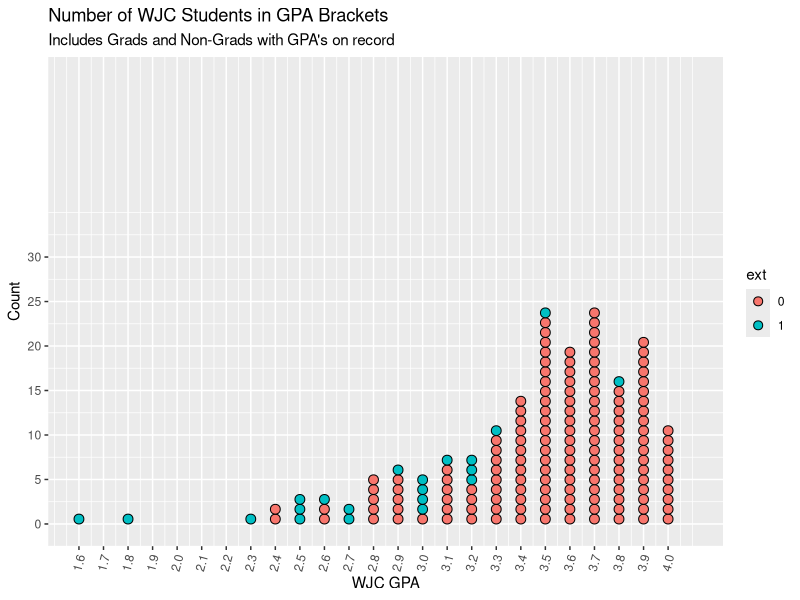

Source code (R):
#' ---
#' title: "GE4 PRobit "
#' author: "TomHollinberger"
#' date: "11/22/2020"
#' output: 
#'  html_document: 
#'    keep_md: yes
#'    toc: TRUE
#'    toc_depth: 6
#'    #'    code_folding:  hide
#'    results: 'hide'
#'    message: FALSE
#'    warning: FALSE
#' ---  
#' ---  
#' THIS RSCRIPT USES ROXYGEN CHARACTERS.  
#' YOU CAN PRESS ctrl+shift+K AND GO STRAIGHT TO A HTML.  
#' SKIPS THE HANDWORK OF CREATING A RMD, AFTER THE ORIGINAL WORK IS NONE IN A RSCRIPT.
#' sample filepath E:/000 DTS 350 Data Visualization/DTS350-hollinbergert/DTS350TemplateMaster/DTS400/

# PROBIT PRACTICE

library(tidyverse)
library(dplyr)


library(tidyverse)
library(dplyr)
library(readxl)
library(ggplot2)
#library(ggpmisc) #for annotate with npc   #doesn't load without crashing
setwd("E:/000 DTS 350 Data Visualization/DTS350-hollinbergert/DTS350TemplateMaster/DTS400/")
#download.file("E:/000 DTS 350 Data Visualization/DTS350-hollinbergert/DTS350TemplateMaster/DTS400/WORKFILE3",
#             "workfiletmp.xlsx", mode = "wb")
#This excel file contains a number of tables on different sheets of the workbook. We can see a listing of the sheets using the excel_sheets function.
excel_sheets("WORKFILE3.xlsx")
#'Now we will load our data using the read_excel function. We will load the data from the Purchase Date April 2019 sheet.
GEwofb <- read_excel("WORKFILE3.xlsx", sheet = "GandE without filled blanks")
GEwofb
prbt <- GEwofb               # was in GE read_csv("PROBIT DATA incl no grades.csv")
prbt    #looks good, all columns came over, BUT almost all are dbl except for chars: hs,sex,initprgm,src,race,nm1
str(prbt)    #BUT almost all are dbl except for chars: hs,sex,initprgm,src,race,nm1
prbt$ext    #shows up as 0';'s an 1's, which is good

#Pink and Blue Stacked Dots
#PLOT a HISTOGRAM OF GRADES, with grouping by Exit or Not  (use onlythose students with grades (i.e., not Did-Not-Attends))
prbtwgrds <- filter(prbt, wgpa > 0.1)  
summary(prbtwgrds$wgpa)   #cut out all without a grade (could be no shows)  range is now 1.64 to 4.0
(prbtwgrds$ext) 
prbtwgrds$ext <- as.factor(prbtwgrds$ext)
ggplot(data = prbtwgrds) +
  geom_dotplot(mapping = aes(x = wgpa, group = ext, fill = ext), method = "histodot", binwidth = .1, dotsize = .4, stackgroups = TRUE) +   #boundary = 0 sets the bins' edges at 1000's aot the centers at 1000's,
  labs(
    x = "WJC GPA",
    y = "Count",
    title = "Number of WJC Students in GPA Brackets",
    subtitle = "Includes Grads and Non-Grads with GPA's on record") +
  coord_cartesian(xlim = c(1.60,4.1), ylim = c(0,50)) +
  scale_x_continuous(breaks = seq(from = 1.60, to = 4.0, by = .1)) +
  scale_y_continuous(breaks = seq(from = 0, to = 30, by = 5)) +
  theme(axis.text.x = element_text(angle = 75, vjust = .5, hjust = .5))


# from https://stats.idre.ucla.edu/r/dae/probit-regression/

## convert rac, hst, alum, and seg to factor (categorical variable)
prbtwgrds$rac <- as.factor(prbtwgrds$rac)
prbtwgrds$hst <- as.factor(prbtwgrds$hst)
prbtwgrds$alum <- as.factor(prbtwgrds$alum)
prbtwgrds$seg <- as.factor(prbtwgrds$seg)

str(prbtwgrds)   #confirm that they have become factors

#Run the Regression ALL-IN-MODEL
myprobit <- glm(ext ~ race1 + race2 + race3 + race4 + race5 + race6 + race7 + hst1 + hst2 + hst3 + hst4 + alum0 + alum1 + alum2 + alum3 + seg1 + seg2 + seg3 + seg4 + seg5 + seg6 + rnk + siz + engsem + tcr + hsgpa + cmp + mat + sci + eng + rdg + dst + wgpa + nm + gndr + yr, family = binomial(link = "probit"), 
                data = prbtwgrds)

## model summary
summary(myprobit)   #AIC 60, lower is better


#Now pick the 11 best Pr>|z| values
myprobitabbv <- glm(ext ~ hst2 + race5 + alum1 + tcr + hsgpa + cmp + mat + sci + rdg + dst + wgpa, family = binomial(link = "probit"), 
                    data = prbtwgrds)

## model summary
summary(myprobitabbv)   #AIC 64.053, lower is better

##### 

#Run a set if single IVs and track on a excel spreadsheet PROBIT SINGLE IVs MODEL RUNS, in the ORIG LIST folder
myprobitabbv <- glm(ext ~ yr, family = binomial(link = "probit"), 
                    data = prbtwgrds)

## model summary
summary(myprobitabbv)   #AIC lower is better     Pr(>|z|) should be < .05


#######

#Run Using Statistically Sig (P<.10) from the Single IV Models
myprobitabbv <- glm(ext ~ wgpa + prnk + hsgpa + rnk + tcr + mat + yr + race5 + gndr, family = binomial(link = "probit"), 
                    data = prbtwgrds)

## model summary
summary(myprobitabbv)   #AIC 63.68, lower is better


#Run Using Statistically Sig (P<.05) from the Single IV Models
myprobitabbv <- glm(ext ~ wgpa + prnk + hsgpa + rnk + tcr + mat, family = binomial(link = "probit"), 
                    data = prbtwgrds)

## model summary
summary(myprobitabbv)   #AIC 59.743, lower is better

#Run Using Statistically Sig (P<.05) AND Manually throwing out PRNK
myprobitabbv <- glm(ext ~ wgpa + hsgpa + rnk + tcr + mat, family = binomial(link = "probit"), 
                    data = prbtwgrds)

## model summary
summary(myprobitabbv)   #AIC 58.286, lower is better

#Run Using Statistically Sig (P<.05) AND Manually throwing out RNK, put prnk back in
myprobitabbv <- glm(ext ~ wgpa + prnk + hsgpa + tcr + mat, family = binomial(link = "probit"), 
                    data = prbtwgrds)

## model summary
summary(myprobitabbv)   #AIC 57.797, lower is better  BEST MODEL

#Run Using Statistically Sig (P<.05) Throw from the bottom (mat)
myprobitabbv <- glm(ext ~ wgpa + prnk + hsgpa + tcr, family = binomial(link = "probit"), 
                    data = prbtwgrds)

## model summary
summary(myprobitabbv)   #AIC 61.724, NOT BETTER lower is better

#Run Using Statistically Sig (P<.05) Throw from the bottom (tcr)
myprobitabbv <- glm(ext ~ wgpa + prnk + hsgpa + tcr + mat, family = binomial(link = "probit"), 
                    data = prbtwgrds)

## model summary
summary(myprobitabbv)   #AIC 63.64, NOT BETTER lower is better

#Run Using Statistically Sig (P<.05) 
myprobitabbv <- glm(ext ~ wgpa + prnk + hsgpa + tcr + mat, family = binomial(link = "probit"), 
                    data = prbtwgrds)

## model summary
summary(myprobitabbv)   #AIC 57.797, BEST

#Run Using Statistically Sig (P<.05) Throw out WGPA since it is not well-known in advance  AIC = 72.584 : Lose a lot by throwing out wgpa
myprobitabbv <- glm(ext ~ prnk + hsgpa + tcr + mat, family = binomial(link = "probit"), 
                    data = prbtwgrds)

## model summary
summary(myprobitabbv)   #AIC = 72.584 : Lose a lot by throwing out wgpa

#Now put this in excel and run real-statistic probit to get type1/type2 grid.   
#WORKFILE3 / PROBIT 1 using RS"  using wgpa,prnk,hsgpa,tcr,mat
#WORKFILE3 / PROBIT 2 using RS"  using prnk,hsgpa,tcr,mat   since wgpa isn't known well in advance
